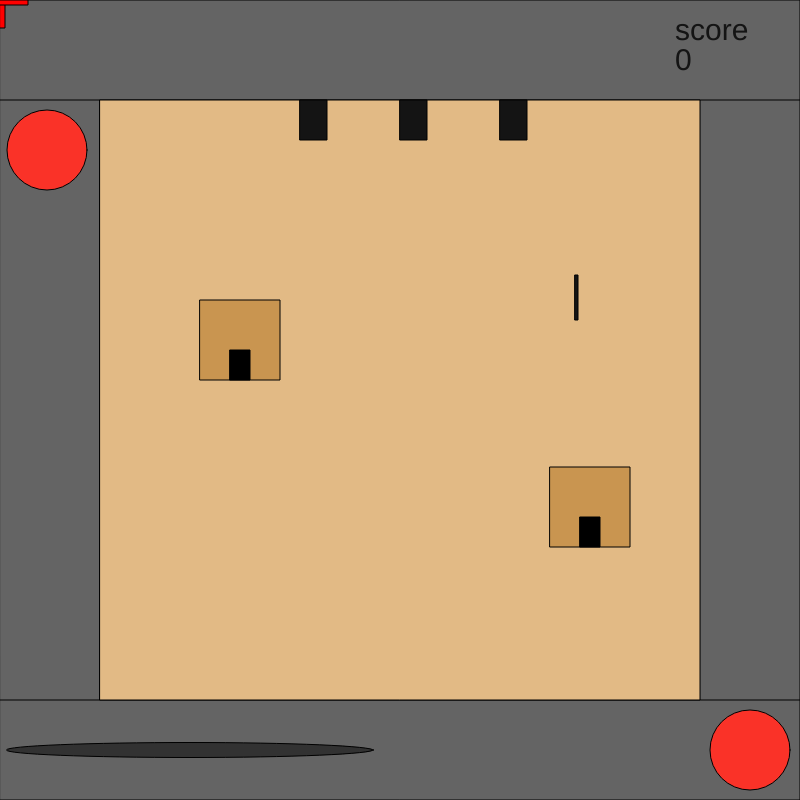
Frame 1 (no input)
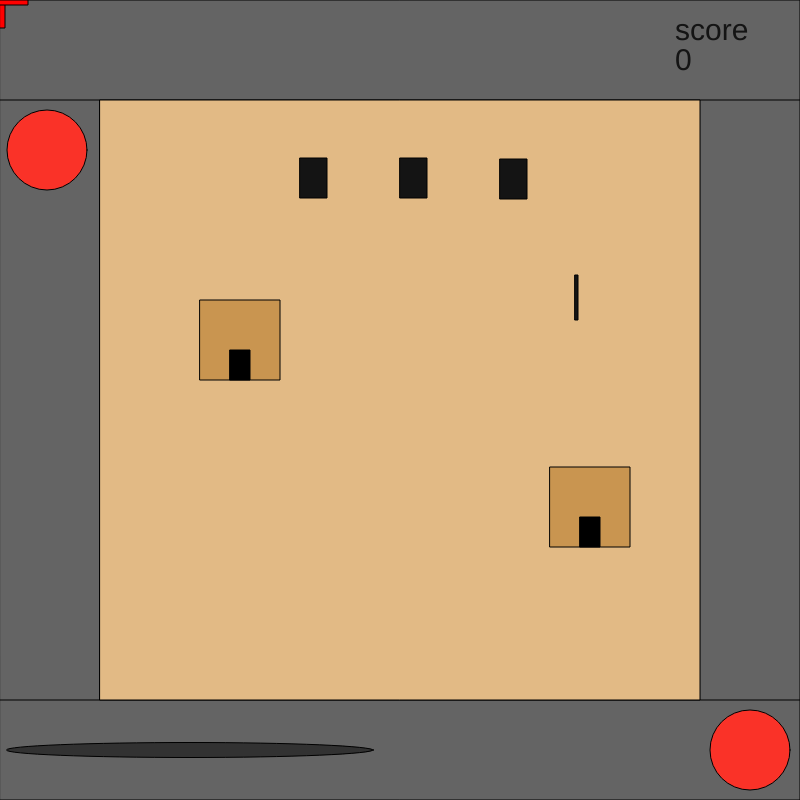
Frame 60 (no input)
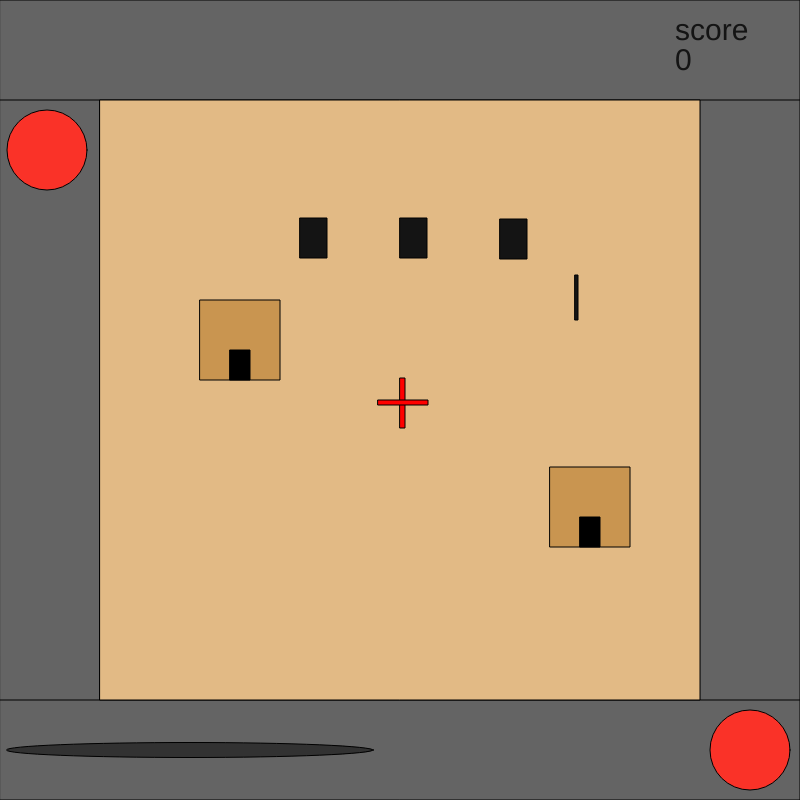
Frame 120 (the mouse pressed at the canvas centre since frame 60)

The p5.js sketch that drew these frames (run headless with seeded random() and noise() and a simulated clock; from frame 60 on, the mouse is pressed at the canvas centre):

// p5.js sketch
// ── sketch.js
var tank1Y = 100;
var tank1X = 400;
var tank2Y = 100;
var tank2X = 300;
var tank3Y = 100;
var tank3X = 500;
var gameover = 0;
var mys = 0;
var tankex = 0;
var tankex2 = 0;
var tankex3 = 0;

function setup() {
  createCanvas(800, 800);
}

function draw() {
  background(220);
  noCursor();
  fill(100, 100, 100);
  rect(0, 0, 100, 800);
  rect(700, 0, 100, 800);
  rect(0, 0, 800, 100);
  rect(0, 700, 800, 100);
  fill(250, 50, 40);
  ellipse(47, 150, 80);
  ellipse(750, 750, 80);
  fill(50, 50, 50);
  ellipse(190, 750, 367, 15);
  fill(226, 186, 133);
  rect(100, 100, 600);
  fill("rgb(201,149,80)");
  rect(200, 300, 80);
  fill(0, 0, 0);
  rect(230, 350, 20, 30);
  fill("rgb(201,149,80)");
  rect(550, 467, 80);
  fill(0, 0, 0);
  rect(580, 517, 20, 30);
  fill(20, 20, 20);
  rect(575, 275, 3, 45);
  rect(tank1X, tank1Y, 27, 40);
  if (tankex < 0) {
    tank1Y = tank1Y + 1;
  }
  if (tank1Y > 660) {
    text("GAME OVER", 325, 400);
    tank1Y = 660;
    gameover = 1;
  }
  rect(tank2X, tank2Y, 27, 40);
  if (tankex2 < 0) {
    tank2Y = tank2Y + 1;
  }
  if (tank2Y > 660) {
    text("GAME OVER", 325, 400);
    tank2Y = 660;
    gameover = 1;
  }
  rect(tank3X, tank3Y, 27, 40);
  if (tankex3 < 0) {
  }
  tank3Y = tank3Y + 1;

  if (tank3Y > 660) {
    text("GAME OVER", 325, 400);
    tank3Y = 660;
    gameover = 1;
  }
  textSize(30);
  text("score", 675, 40);
  text(mys, 675, 70);

  tankex = tankex - 1;
  if (tankex > 1) {
    fill(240, 20, 30);
    rect(tank1X, tank1Y - 5, 55, 65);
  }
  tankex2 = tankex2 - 1;
  if (tankex2 > 1) {
    fill(240, 20, 30);
    rect(tank2X, tank2Y - 5, 55, 65);
  }
  tankex3 = tankex3 - 1;
  if (tankex3 > 1) {
    fill(240, 20, 30);
    rect(tank3X, tank3Y - 5, 55, 65);
  }
  if (tankex == 0) {
    tank1Y = 100;
    tank1X = random(100, 700);
  }
  if (tankex2 == 0) {
    tank2Y = 100;
    tank2X = random(100, 700);
  }
  if (tankex3 == 0) {
    tank3Y = 100;
    tank3X = random(100, 700);
  }
  fill(255, 0, 0);
  rect(mouseX, mouseY - 22, 5, 50);
  rect(mouseX - 22, mouseY, 50, 5);
  if (tankex3 > 0) {
    tank3Y = tank3Y - 1;
  }
  if (mys > 20 && tankex < 0) {
    tank1Y = tank1Y + 1;
  }
  if (mys > 20 && tankex2 < 0) {
    tank2Y = tank2Y + 1;
  }
  if (mys > 20 && tankex3 < 0) {
    tank3Y = tank3Y + 1;
  }
  if (mys > 40 && tankex < 0) {
    tank1Y = tank1Y + 1;
  }
  if (mys > 40 && tankex2 < 0) {
    tank2Y = tank2Y + 1;
  }
  if (mys > 40 && tankex3 < 0) {
    tank3Y = tank3Y + 1;
  }
  if (mys > 60 && tankex < 0) {
    tank1Y = tank1Y + 1;
  }
  if (mys > 60 && tankex2 < 0) {
    tank2Y = tank2Y + 1;
  }
  if (mys > 60 && tankex3 < 0) {
    tank3Y = tank3Y + 1;
  }
  if (mys > 80 && tankex < 0) {
    tank1Y = tank1Y + 1;
  }
  if (mys > 80 && tankex2 < 0) {
    tank2Y = tank2Y + 1;
  }
  if (mys > 80 && tankex3 < 0) {
    tank3Y = tank3Y + 1;
  }
  if (mys > 100 && tankex < 0) {
    tank1Y = tank1Y + 1;
  }
  if (mys > 100 && tankex2 < 0) {
    tank2Y = tank2Y + 1;
  }
  if (mys > 100 && tankex3 < 0) {
    tank3Y = tank3Y + 1;
  }
}
function mousePressed() {
  if (
    mouseX > tank1X &&
    mouseY > tank1Y &&
    mouseX < tank1X + 27 &&
    mouseY < tank1Y + 40 &&
    gameover == 0
  ) {
    mys = mys + 1000;
    tankex = 45;
  }

  if (
    mouseX > tank2X &&
    mouseY > tank2Y &&
    mouseX < tank2X + 27 &&
    mouseY < tank2Y + 40 &&
    gameover == 0
  ) {
    mys = mys + 1000;
    tankex2 = 45;
  }
  if (
    mouseX > tank3X &&
    mouseY > tank3Y &&
    mouseX < tank3X + 27 &&
    mouseY < tank3Y + 40 &&
    gameover == 0
  ) {
    mys = mys + 1000;
    tankex3 = 45;
  }
}
